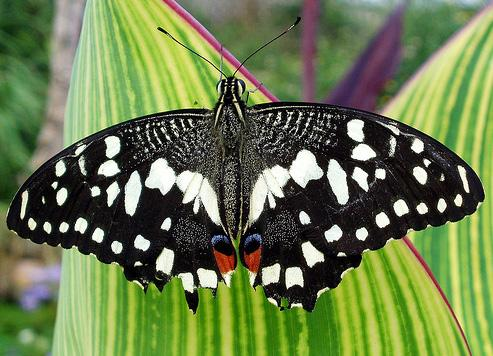
#> input picture images/butterfly.jpg, 493 x 356 px
$ python CV_19_ImageGradients.py   (older library calls are emulated)
#> lines starting #> are read from the running program, lines starting #| are printed output that depends on the picture; after the words box and inside, x2 and y2 are one past the last pixel; in counts of white or black regions, pixels touching at a corner belong together
'''CV_19  Images Gradients
in image processing, a kernel , convolution matrix, or mask is a small matrix. It is used for blurring, embossing, sharpening,edge detection, and more.
can use numpy to create a kernal  kernal = 1/(k x k )

an image gradient is a directional chnge in the intensity or color of an image
several Methods  use different mathematical methods. the functions for finding the gfradients which we will use to analyze
the Laplacian method SHOWS the EDGES


'''
import sys
import cv2
print(cv2.__version__)
import numpy as np
print(f"This is version {sys.version}")
print(np.__version__)
from matplotlib import pyplot as plt

# img = cv2.imread('images/smarties.png')

# very IMPRESSIVE DIFFERENCES WHEN I VIEW THE BUTTERFLY.JPG
img = cv2.imread('images/butterfly.jpg',cv2.IMREAD_GRAYSCALE)
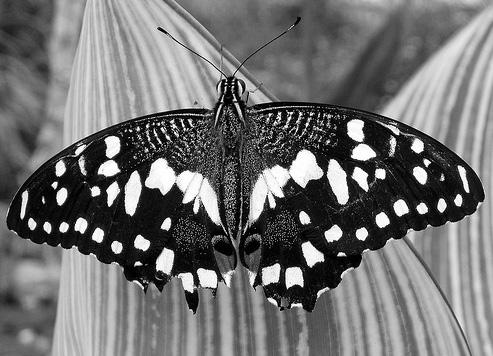
#> img: shape (356, 493); min 0, max 255, mean 113.3
# lap =cv2.Laplacian(img,cv2.CV_64F)
lap =cv2.Laplacian(img,cv2.CV_64F,ksize=1) # can use different values
# lap =cv2.Laplacian(img,cv2.CV_64F)
# using a 64 bit data type which supports negative numbers
# will now convert back to 8 bit
lap =np.uint8(np.absolute(lap))
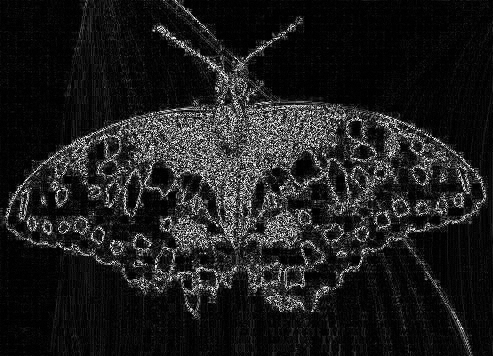
#> lap: shape (356, 493); min 0, max 255, mean 29.7

sobelX = cv2.Sobel(img,cv2.CV_64F, 1, 0)    # can apply a kernal size as a 5th arguement if desired
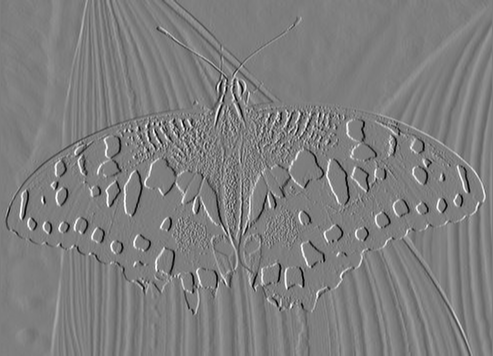
#> sobelX: shape (356, 493) float64; min -977, max 995, mean 1.4; drawn with min black and max white
sobely = cv2.Sobel(img,cv2.CV_64F, 0, 1)
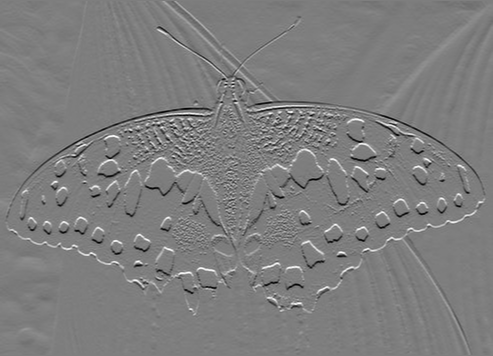
#> sobely: shape (356, 493) float64; min -961, max 982, mean 0; drawn with min black and max white
sobelX = np.uint8(np.absolute(sobelX))
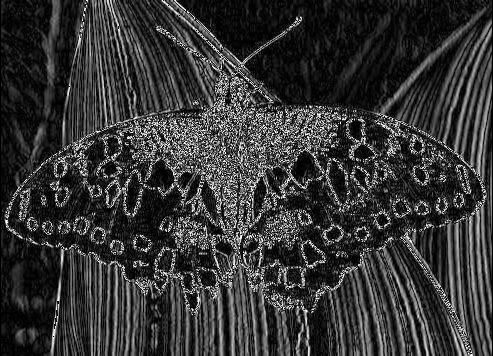
#> sobelX: shape (356, 493); min 0, max 255, mean 54
sobely = np.uint8(np.absolute(sobely))
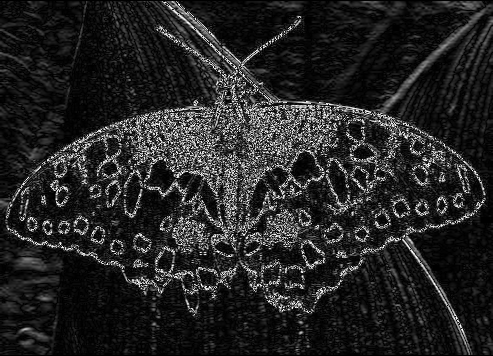
#> sobely: shape (356, 493); min 0, max 255, mean 37.1
canny = cv2.Canny(img, 100,200)
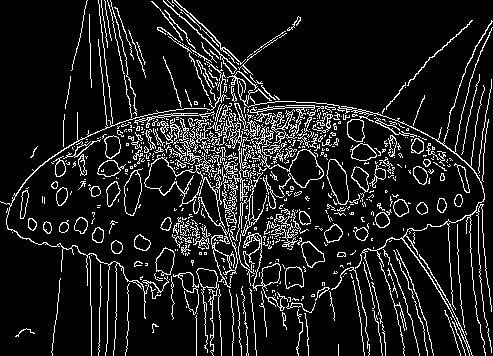
#> canny: shape (356, 493); 11.4% white in thin lines or dots
#  1st threshold value   = 100,  2 d threshold  = 200 (later add TRACKBARS to adjust threshold
#

titles = ['img','Laplacian','sobelX','sobelY','canny']
images =[img,lap,sobelX,sobely,canny]
for i in range(len(titles)):
    plt.subplot(2,3,i+1),plt.imshow(images[i],'gray')
    plt.title(titles[i])
    plt.xticks([]),plt.yticks([])

plt.show()
# note!! do not use the cv2.waitkey when just reading and making plt images
# cv2.waitKey(0)
# cv2.destroyAllWindow

$ run again, with images/HappyFish.jpg copied over images/butterfly.jpg
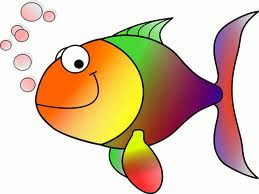
#> input picture images/HappyFish.jpg, 259 x 194 px
#> `sobely = cv2.Sobel(img,cv2.CV_64F, 0, 1)`:
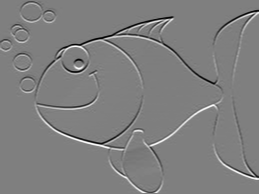
#> sobely: shape (194, 259) float64; min -1019, max 1019, mean -0.3; drawn with min black and max white
#> `canny = cv2.Canny(img, 100,200)`:
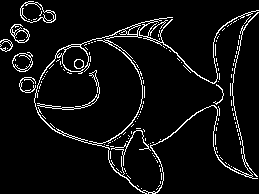
#> canny: shape (194, 259); 6.2% white in thin lines or dots

$ run again, with images/apple.jpg copied over images/butterfly.jpg
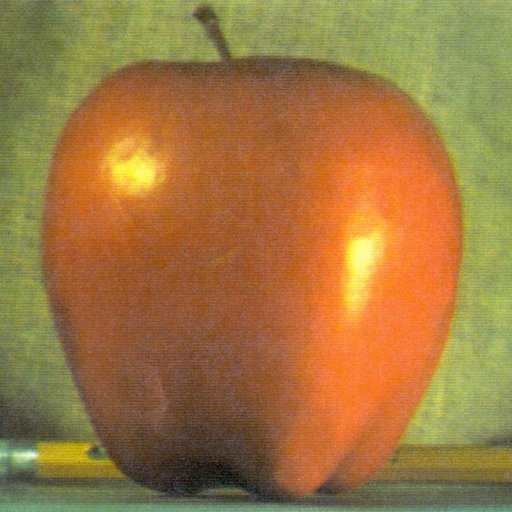
#> input picture images/apple.jpg, 512 x 512 px
#> `sobely = np.uint8(np.absolute(sobely))`:
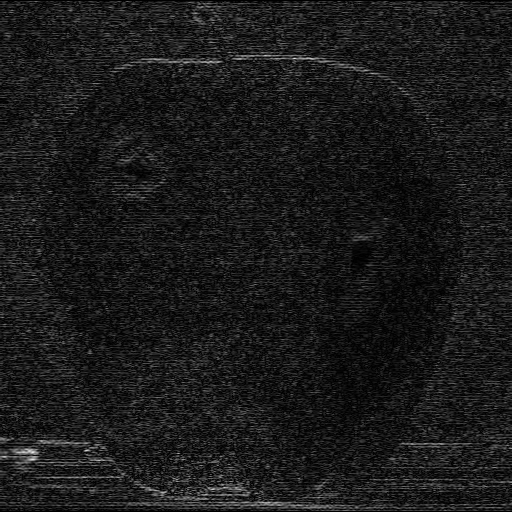
#> sobely: shape (512, 512); min 0, max 233, mean 26.1
#> `canny = cv2.Canny(img, 100,200)`:
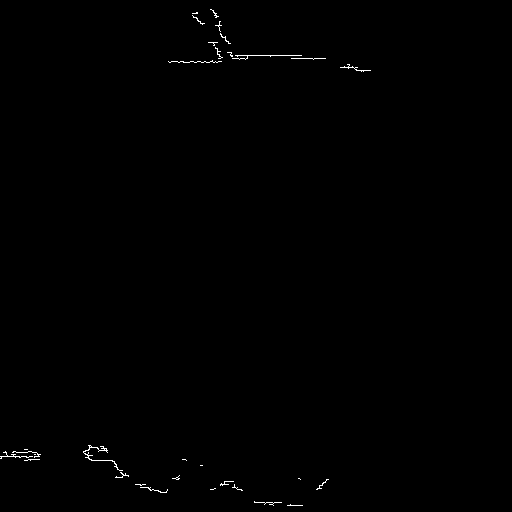
#> canny: shape (512, 512); 0.31% white in thin lines or dots, all inside (x1, y1, x2, y2) = (0, 9, 371, 506)
